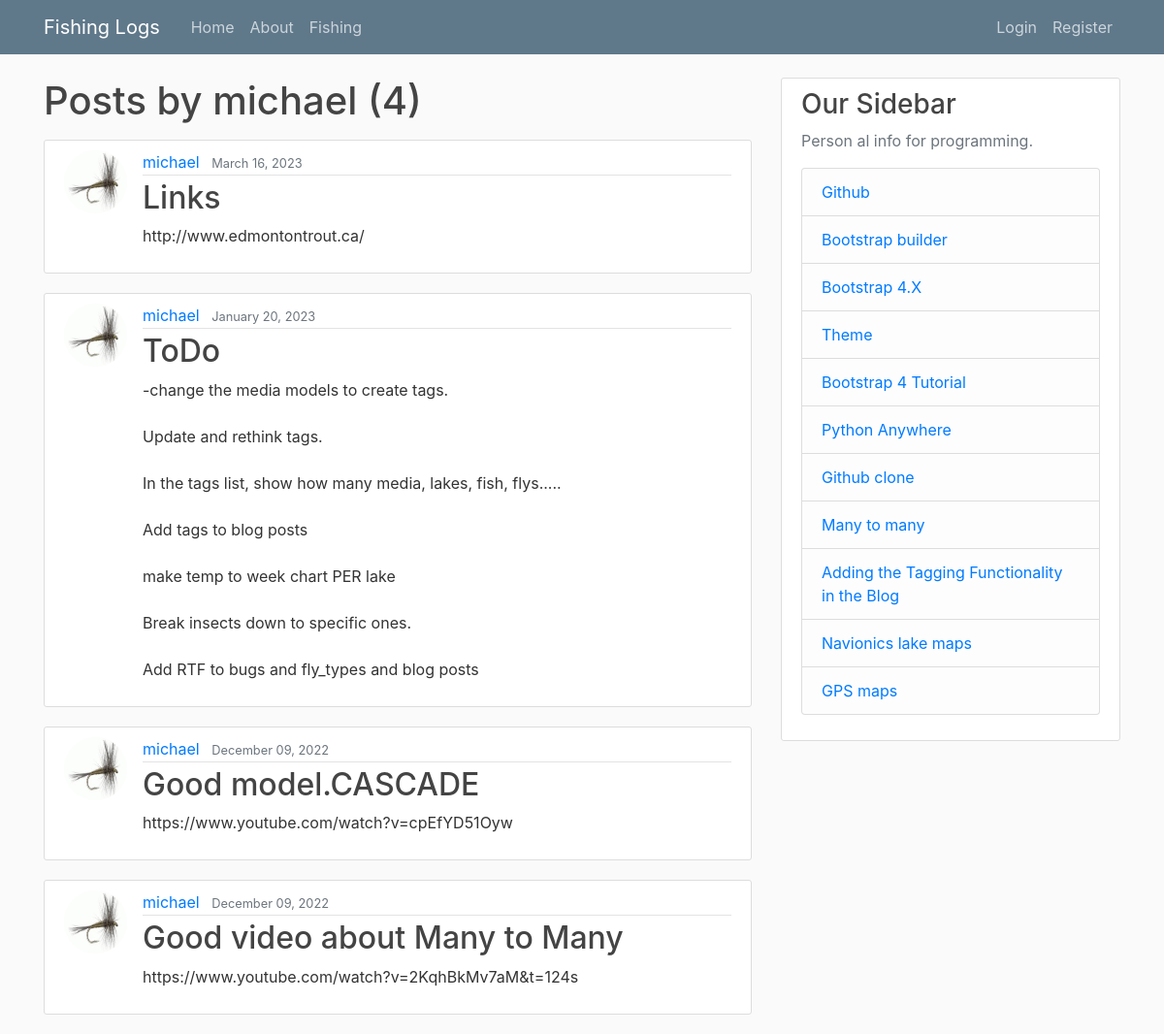
/blog/user/michael, run on the app's committed database.
### blog/models.py (models this page shows, shortened)
class Post(models.Model):
    title = models.CharField(max_length=100)
    content = models.TextField()
    date_posted = models.DateTimeField(default=timezone.now)
    author = models.ForeignKey(User, on_delete=models.CASCADE)

### users/models.py (models this page shows, shortened)
class Profile(models.Model):
    user = models.OneToOneField(User, on_delete=models.CASCADE)
    image = models.ImageField(default='default.jpg', upload_to='profile_pics')

### blog/views.py (the view)
# urls.py: path('user/<str:username>', UserPostListView.as_view(), name='user-posts'),
class UserPostListView(ListView):
    model = Post
    template_name = 'blog/user_posts.html'  # <app>/<model>_<viewtype>.html
    context_object_name = 'posts'
    paginate_by = 5
    def get_queryset(self):
        user = get_object_or_404(User, username=self.kwargs.get('username'))
        return Post.objects.filter(author=user).order_by('-date_posted')

### blog/templates/blog/user_posts.html (shortened to what this page needs)
{% extends "blog/base.html" %}
{% block content %}
    <h1 class="mb-3">Posts by {{ view.kwargs.username }} ({{ page_obj.paginator.count }})</h1>
    {% for post in posts %}
        <article class="media content-section">
          <img class="rounded-circle article-img" src="{{ post.author.profile.image.url }}">
          <div class="media-body">
            <div class="article-metadata">
              <a class="mr-2" href="{% url 'user-posts' post.author.username %}">{{ post.author }}</a>
              <small class="text-muted">{{ post.date_posted|date:"F d, Y" }}</small>
            </div>
            <h2><a class="article-title" href="{% url 'post-detail' post.id %}">{{ post.title }}</a></h2>
            <p class="article-content">{{ post.content }}</p>
          </div>
        </article>
    {% endfor %}
{% endblock content %}

### static/blog/main.css (style rules this page uses)
body { background: #fafafa; color: #333333; margin-top: 5rem; }
h1, h2, h3, h4, h5, h6 { color: #444444; }
.content-section { background: #ffffff; padding: 10px 20px; border: 1px solid #dddddd; border-radius: 3px; margin-bottom: 20px; }
.article-title { color: #444444; }
.article-content { white-space: pre-line; }
.article-img { height: 65px; width: 65px; margin-right: 16px; }
.article-metadata { padding-bottom: 1px; margin-bottom: 4px; border-bottom: 1px solid #e3e3e3 }

### data on the page
Post: author.profile.image (placeholder picture), author "michael", date_posted "March 16, 2023", title "Links", content "http://www.edmontontrout.ca/"
Post: author.profile.image (placeholder picture), author "michael", date_posted "January 20, 2023", title "ToDo", content "-change the media models to create tags. Update and rethink tags. In the tags list, show how many media, lakes, fish, flys..... Add tags to blog posts make temp to week chart PER lake Break insects down to specific ones. Add RTF to bugs and fly_types and blog posts"
Post: author.profile.image (placeholder picture), author "michael", date_posted "December 09, 2022", title "Good model.CASCADE", content "https://www.youtube.com/watch?v=cpEfYD51Oyw"
Post: author.profile.image (placeholder picture), author "michael", date_posted "December 09, 2022", title "Good video about Many to Many", content "https://www.youtube.com/watch?v=2KqhBkMv7aM&t=124s"

### other printed values
{{ view.kwargs.username }} "michael"
{{ page_obj.paginator.count }} "4"
